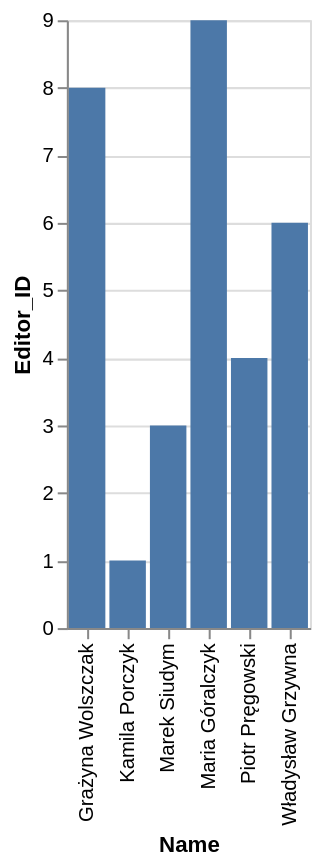

Specify this chart in Vega-Lite:
### Vega-Lite specification from a JSON file in a GitHub repository (floating-point values rounded to 4 significant figures)
{"data": {"values": [{"x_data": "Grażyna Wolszczak", "y_data": 8}, {"x_data": "Kamila Porczyk", "y_data": 1}, {"x_data": "Marek Siudym", "y_data": 3}, {"x_data": "Maria Góralczyk", "y_data": 9}, {"x_data": "Piotr Pręgowski", "y_data": 4}, {"x_data": "Władysław Grzywna", "y_data": 6}]}, "mark": "bar", "encoding": {"x": {"field": "x_data", "type": "nominal", "title": "Name", "sort": "ascending"}, "y": {"field": "y_data", "type": "quantitative", "title": "Editor_ID"}}}
